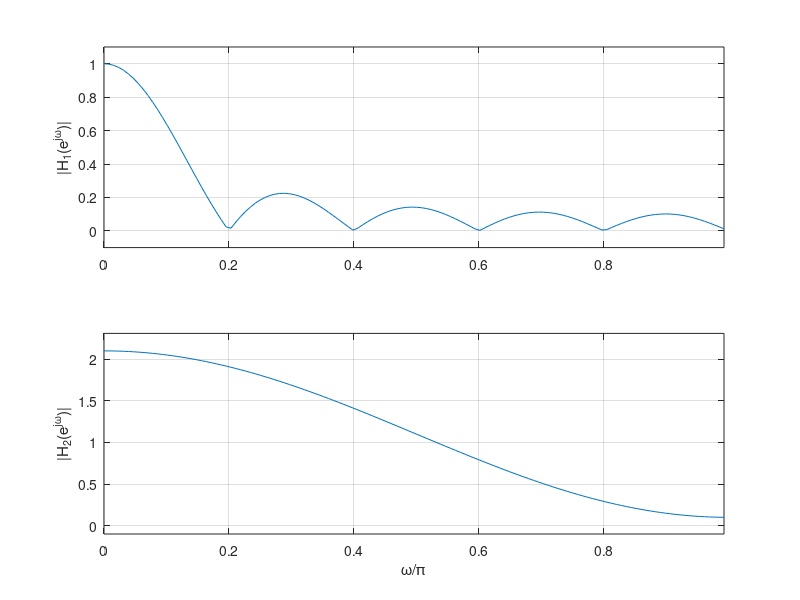
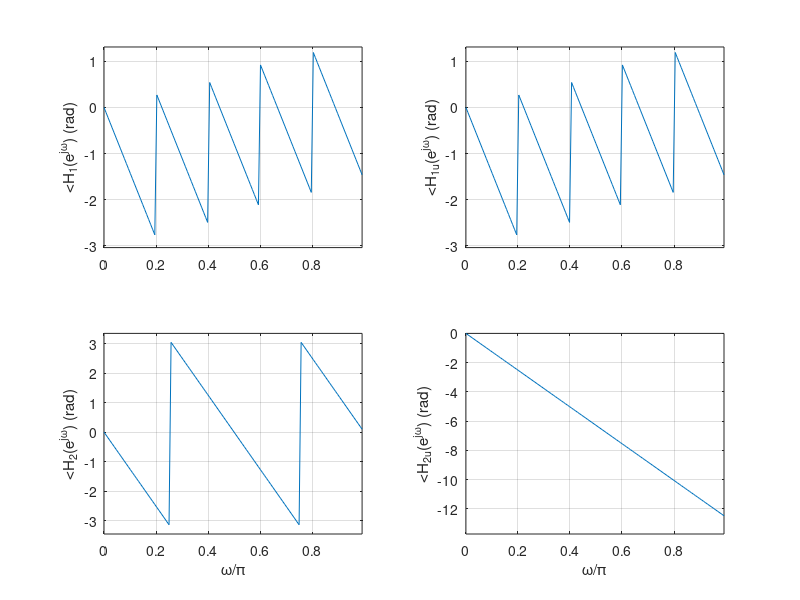

Source code (MATLAB) for these figures, in order:
% 
% Example 10.11
%
% Unwrapping of phase
%
clear all;clf
h1=(1/10)*ones(1,10); % FIR filter 1
h2=[ zeros(1,3) 0.5 1.1 0.5 zeros(1,3)]; % FIR filter 1
H1=fft(h1,256);
H2=fft(h2,256);
H1m=abs(H1(1:128));H1p=angle(H1(1:128));H1up=unwrap(H1p);
H2m=abs(H2(1:128));H2p=angle(H2(1:128));H2up=unwrap(H2p);
L=length(H1);w=0:2*pi/L:pi-2*pi/L;w1=w/pi;

figure(1)
subplot(211)
plot(w1,H1m);grid;axis([min(w1) max(w1) -0.1 1.1*max(H1m)]) 
ylabel('|H_1(e^{j\omega})|');
subplot(212)
plot(w1,H2m);grid;axis([min(w1) max(w1) -0.1 1.1*max(H2m)])
ylabel('|H_2(e^{j\omega})|');xlabel('\omega/\pi')

figure(2)
subplot(221)
plot(w1,H1p);grid;axis([min(w1) max(w1) 1.1*min(H1p)  1.1*max(H1p)]);ylabel('<H_1(e^{j\omega}) (rad)')
subplot(222)
plot(w1,H1up);grid;axis([min(w1) max(w1) 1.1*min(H1up)  1.1*max(H1up)]);ylabel('<H_{1u}(e^{j\omega}) (rad)')
subplot(223)
plot(w1,H2p);grid;axis([min(w1) max(w1) 1.1*min(H2p)  1.1*max(H2p)]);
ylabel('<H_2(e^{j\omega}) (rad)'); xlabel('\omega/\pi')
subplot(224)
plot(w1,H2up);grid;axis([min(w1) max(w1) 1.1*min(H2up)  1.1*max(H2up)]);
ylabel('<H_{2u}(e^{j\omega}) (rad)'); xlabel('\omega/\pi')
